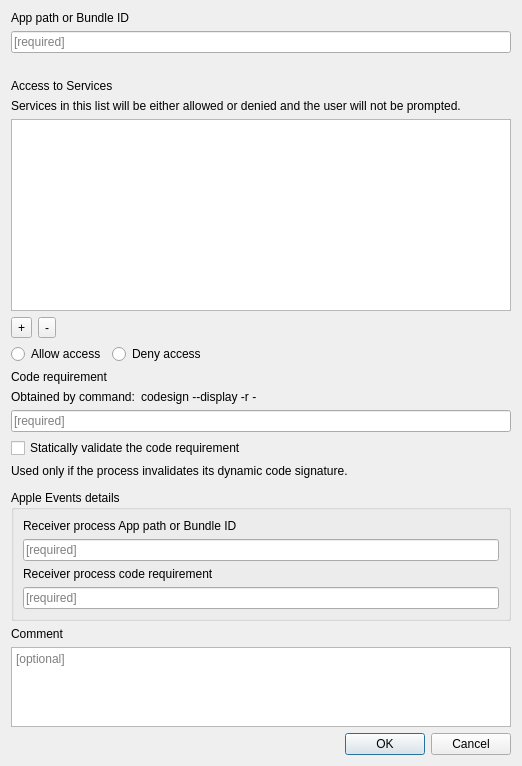
<?xml version="1.0" encoding="UTF-8"?>
<ui version="4.0">
 <class>PrivacyControlForm</class>
 <widget class="QWidget" name="PrivacyControlForm">
  <property name="geometry">
   <rect>
    <x>0</x>
    <y>0</y>
    <width>558</width>
    <height>868</height>
   </rect>
  </property>
  <property name="sizePolicy">
   <sizepolicy hsizetype="Fixed" vsizetype="Fixed">
    <horstretch>0</horstretch>
    <verstretch>0</verstretch>
   </sizepolicy>
  </property>
  <property name="windowTitle">
   <string>Privacy and Consent Control</string>
  </property>
  <layout class="QVBoxLayout" name="verticalLayout_2">
   <property name="sizeConstraint">
    <enum>QLayout::SetFixedSize</enum>
   </property>
   <item>
    <widget class="QLabel" name="label_17">
     <property name="text">
      <string>App path or Bundle ID</string>
     </property>
    </widget>
   </item>
   <item>
    <widget class="QLineEdit" name="identifierLineEdit">
     <property name="placeholderText">
      <string>[required]</string>
     </property>
    </widget>
   </item>
   <item>
    <widget class="QLabel" name="lWarningDuplicateIdentifier">
     <property name="text">
      <string/>
     </property>
    </widget>
   </item>
   <item>
    <widget class="QLabel" name="label_2">
     <property name="text">
      <string>Access to Services</string>
     </property>
    </widget>
   </item>
   <item>
    <widget class="QLabel" name="lTipServices">
     <property name="text">
      <string>Services in this list will be either allowed or denied and the user will not be prompted.</string>
     </property>
    </widget>
   </item>
   <item>
    <widget class="StyledTreeViewWithErrorCount" name="servicesTree">
     <property name="sizePolicy">
      <sizepolicy hsizetype="Expanding" vsizetype="Fixed">
       <horstretch>0</horstretch>
       <verstretch>0</verstretch>
      </sizepolicy>
     </property>
     <property name="minimumSize">
      <size>
       <width>500</width>
       <height>0</height>
      </size>
     </property>
     <property name="maximumSize">
      <size>
       <width>16777215</width>
       <height>200</height>
      </size>
     </property>
     <property name="rootIsDecorated">
      <bool>false</bool>
     </property>
     <property name="uniformRowHeights">
      <bool>true</bool>
     </property>
     <property name="itemsExpandable">
      <bool>false</bool>
     </property>
     <attribute name="headerDefaultSectionSize">
      <number>210</number>
     </attribute>
    </widget>
   </item>
   <item>
    <layout class="QHBoxLayout" name="horizontalLayout_3">
     <item>
      <widget class="QToolButton" name="addServiceButton">
       <property name="text">
        <string>+</string>
       </property>
      </widget>
     </item>
     <item>
      <widget class="QToolButton" name="removeServiceButton">
       <property name="text">
        <string>-</string>
       </property>
      </widget>
     </item>
     <item>
      <spacer name="horizontalSpacer_2">
       <property name="orientation">
        <enum>Qt::Horizontal</enum>
       </property>
       <property name="sizeHint" stdset="0">
        <size>
         <width>40</width>
         <height>20</height>
        </size>
       </property>
      </spacer>
     </item>
    </layout>
   </item>
   <item>
    <widget class="QWidget" name="serviceDetailsWidget" native="true">
     <layout class="QVBoxLayout" name="serviceDetailsLayout">
      <property name="leftMargin">
       <number>0</number>
      </property>
      <property name="topMargin">
       <number>0</number>
      </property>
      <property name="rightMargin">
       <number>0</number>
      </property>
      <property name="bottomMargin">
       <number>0</number>
      </property>
      <item>
       <layout class="QHBoxLayout" name="horizontalLayout_2">
        <item>
         <widget class="QRadioButton" name="allowAccessRadio">
          <property name="text">
           <string>Allow access</string>
          </property>
         </widget>
        </item>
        <item>
         <widget class="QRadioButton" name="denyAccessRadio">
          <property name="text">
           <string>Deny access</string>
          </property>
         </widget>
        </item>
        <item>
         <spacer name="horizontalSpacer">
          <property name="orientation">
           <enum>Qt::Horizontal</enum>
          </property>
          <property name="sizeHint" stdset="0">
           <size>
            <width>40</width>
            <height>20</height>
           </size>
          </property>
         </spacer>
        </item>
       </layout>
      </item>
      <item>
       <widget class="QLabel" name="label_5">
        <property name="text">
         <string>Code requirement</string>
        </property>
       </widget>
      </item>
      <item>
       <layout class="QHBoxLayout" name="horizontalLayout">
        <item>
         <widget class="QLabel" name="lTipCodeRequirement">
          <property name="sizePolicy">
           <sizepolicy hsizetype="Fixed" vsizetype="Preferred">
            <horstretch>0</horstretch>
            <verstretch>0</verstretch>
           </sizepolicy>
          </property>
          <property name="text">
           <string>Obtained by command:</string>
          </property>
         </widget>
        </item>
        <item>
         <widget class="QLabel" name="lTipCodeRequirementCommand">
          <property name="text">
           <string>codesign --display -r - &lt;MyApp&gt;</string>
          </property>
          <property name="textInteractionFlags">
           <set>Qt::LinksAccessibleByMouse|Qt::TextSelectableByMouse</set>
          </property>
         </widget>
        </item>
       </layout>
      </item>
      <item>
       <widget class="QLineEdit" name="codeRequirementLineEdit">
        <property name="placeholderText">
         <string>[required]</string>
        </property>
       </widget>
      </item>
      <item>
       <widget class="QCheckBox" name="staticCodeCheckBox">
        <property name="text">
         <string>Statically validate the code requirement</string>
        </property>
       </widget>
      </item>
      <item>
       <widget class="QLabel" name="lTipStaticValidate">
        <property name="text">
         <string>Used only if the process invalidates its dynamic code signature.</string>
        </property>
       </widget>
      </item>
      <item>
       <spacer name="verticalSpacer">
        <property name="orientation">
         <enum>Qt::Vertical</enum>
        </property>
        <property name="sizeType">
         <enum>QSizePolicy::Fixed</enum>
        </property>
        <property name="sizeHint" stdset="0">
         <size>
          <width>20</width>
          <height>6</height>
         </size>
        </property>
       </spacer>
      </item>
      <item>
       <widget class="QGroupBox" name="appleEventsGroupBox">
        <property name="title">
         <string>Apple Events details</string>
        </property>
        <layout class="QVBoxLayout" name="verticalLayout_3">
         <item>
          <widget class="QLabel" name="label_15">
           <property name="text">
            <string>Receiver process App path or Bundle ID</string>
           </property>
          </widget>
         </item>
         <item>
          <widget class="QLineEdit" name="aeReceiverIdentifierLineEdit">
           <property name="placeholderText">
            <string>[required]</string>
           </property>
          </widget>
         </item>
         <item>
          <widget class="QLabel" name="label_16">
           <property name="text">
            <string>Receiver process code requirement</string>
           </property>
          </widget>
         </item>
         <item>
          <widget class="QLineEdit" name="aeReceiverCodeRequirementLineEdit">
           <property name="placeholderText">
            <string>[required]</string>
           </property>
          </widget>
         </item>
        </layout>
       </widget>
      </item>
      <item>
       <widget class="QLabel" name="label">
        <property name="text">
         <string>Comment</string>
        </property>
       </widget>
      </item>
      <item>
       <widget class="QTextEdit" name="commentTextEdit">
        <property name="maximumSize">
         <size>
          <width>16777215</width>
          <height>80</height>
         </size>
        </property>
        <property name="placeholderText">
         <string>[optional]</string>
        </property>
       </widget>
      </item>
     </layout>
    </widget>
   </item>
   <item>
    <widget class="QDialogButtonBox" name="buttonBox">
     <property name="standardButtons">
      <set>QDialogButtonBox::Cancel|QDialogButtonBox::Ok</set>
     </property>
    </widget>
   </item>
  </layout>
 </widget>
 <customwidgets>
  <customwidget>
   <class>StyledTreeViewWithErrorCount</class>
   <extends>QTreeView</extends>
   <header>FileWaveGuiLib/styledviews/styledtreeview.h</header>
  </customwidget>
 </customwidgets>
 <resources/>
 <connections/>
</ui>
